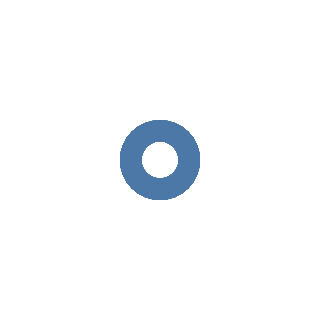

The notebook cell this image was saved under:
### Markdown cell above
## Mark Point

### Code cell
alt.Chart(dataset).mark_point()

### Figure 1 — Vega-Lite specification as saved in the notebook (floating-point values rounded to 4 significant figures)
{"config": {"view": {"continuousWidth": 400, "continuousHeight": 300}}, "data": {"name": "data-3d23a3381c61efd5a9c7a8abc82c6d65"}, "mark": "point", "$schema": "https://vega.github.io/schema/vega-lite/v4.8.1.json", "datasets": {"data-3d23a3381c61efd5a9c7a8abc82c6d65": [{"Series": "I", "X": 10, "Y": 8.04}, {"Series": "I", "X": 8, "Y": 6.95}, {"Series": "I", "X": 13, "Y": 7.58}, {"Series": "I", "X": 9, "Y": 8.81}, {"Series": "I", "X": 11, "Y": 8.33}, {"Series": "I", "X": 14, "Y": 9.96}, {"Series": "I", "X": 6, "Y": 7.24}, {"Series": "I", "X": 4, "Y": 4.26}, {"Series": "I", "X": 12, "Y": 10.84}, {"Series": "I", "X": 7, "Y": 4.81}, {"Series": "I", "X": 5, "Y": 5.68}, {"Series": "II", "X": 10, "Y": 9.14}, {"Series": "II", "X": 8, "Y": 8.14}, {"Series": "II", "X": 13, "Y": 8.74}, {"Series": "II", "X": 9, "Y": 8.77}, {"Series": "II", "X": 11, "Y": 9.26}, {"Series": "II", "X": 14, "Y": 8.1}, {"Series": "II", "X": 6, "Y": 6.13}, {"Series": "II", "X": 4, "Y": 3.1}, {"Series": "II", "X": 12, "Y": 9.13}, {"Series": "II", "X": 7, "Y": 7.26}, {"Series": "II", "X": 5, "Y": 4.74}, {"Series": "III", "X": 10, "Y": 7.46}, {"Series": "III", "X": 8, "Y": 6.77}, {"Series": "III", "X": 13, "Y": 12.74}, {"Series": "III", "X": 9, "Y": 7.11}, {"Series": "III", "X": 11, "Y": 7.81}, {"Series": "III", "X": 14, "Y": 8.84}, {"Series": "III", "X": 6, "Y": 6.08}, {"Series": "III", "X": 4, "Y": 5.39}, {"Series": "III", "X": 12, "Y": 8.15}, {"Series": "III", "X": 7, "Y": 6.42}, {"Series": "III", "X": 5, "Y": 5.73}, {"Series": "IV", "X": 8, "Y": 6.58}, {"Series": "IV", "X": 8, "Y": 5.76}, {"Series": "IV", "X": 8, "Y": 7.71}, {"Series": "IV", "X": 8, "Y": 8.84}, {"Series": "IV", "X": 8, "Y": 8.47}, {"Series": "IV", "X": 8, "Y": 7.04}, {"Series": "IV", "X": 8, "Y": 5.25}, {"Series": "IV", "X": 19, "Y": 12.5}, {"Series": "IV", "X": 8, "Y": 5.56}, {"Series": "IV", "X": 8, "Y": 7.91}, {"Series": "IV", "X": 8, "Y": 6.89}]}}
